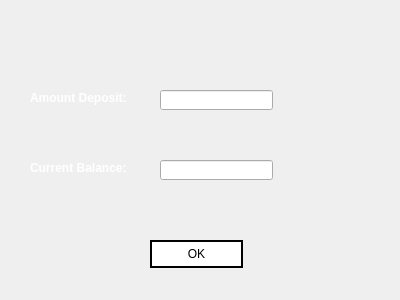
<?xml version="1.0" encoding="UTF-8"?>
<ui version="4.0">
 <class>Atm_Deposit_Receipt</class>
 <widget class="QWidget" name="Atm_Deposit_Receipt">
  <property name="geometry">
   <rect>
    <x>0</x>
    <y>0</y>
    <width>400</width>
    <height>300</height>
   </rect>
  </property>
  <property name="windowTitle">
   <string>DEPOSIT RECEIPT</string>
  </property>
  <property name="styleSheet">
   <string notr="true">QPushButton{
background: transparent;
background-color: white;
border: 2px solid black;
}

QPushButton:hover{
background-color: rgb(30, 30, 30);
color: white;
}

QPushButton:pressed
{
font: bold;
}

</string>
  </property>
  <widget class="QLabel" name="label">
   <property name="geometry">
    <rect>
     <x>30</x>
     <y>90</y>
     <width>191</width>
     <height>17</height>
    </rect>
   </property>
   <property name="text">
    <string>&lt;html&gt;&lt;head/&gt;&lt;body&gt;&lt;p&gt;&lt;span style=&quot; font-weight:600; color:#ffffff;&quot;&gt;Amount Deposit:&lt;/span&gt;&lt;/p&gt;&lt;/body&gt;&lt;/html&gt;</string>
   </property>
  </widget>
  <widget class="QLabel" name="label_2">
   <property name="geometry">
    <rect>
     <x>30</x>
     <y>160</y>
     <width>191</width>
     <height>17</height>
    </rect>
   </property>
   <property name="text">
    <string>&lt;html&gt;&lt;head/&gt;&lt;body&gt;&lt;p&gt;&lt;span style=&quot; font-weight:600; color:#ffffff;&quot;&gt;Current Balance:&lt;/span&gt;&lt;/p&gt;&lt;/body&gt;&lt;/html&gt;</string>
   </property>
  </widget>
  <widget class="QLineEdit" name="amnt">
   <property name="geometry">
    <rect>
     <x>160</x>
     <y>90</y>
     <width>113</width>
     <height>20</height>
    </rect>
   </property>
   <property name="readOnly">
    <bool>true</bool>
   </property>
  </widget>
  <widget class="QLineEdit" name="bal">
   <property name="geometry">
    <rect>
     <x>160</x>
     <y>160</y>
     <width>113</width>
     <height>20</height>
    </rect>
   </property>
   <property name="readOnly">
    <bool>true</bool>
   </property>
  </widget>
  <widget class="QPushButton" name="okay">
   <property name="geometry">
    <rect>
     <x>150</x>
     <y>240</y>
     <width>93</width>
     <height>28</height>
    </rect>
   </property>
   <property name="text">
    <string>OK</string>
   </property>
  </widget>
  <widget class="QLabel" name="label_3">
   <property name="geometry">
    <rect>
     <x>0</x>
     <y>-5</y>
     <width>401</width>
     <height>311</height>
    </rect>
   </property>
   <property name="styleSheet">
    <string notr="true">background-image: url(:/images/sbg1.png);</string>
   </property>
   <property name="text">
    <string/>
   </property>
  </widget>
  <zorder>label_3</zorder>
  <zorder>label</zorder>
  <zorder>label_2</zorder>
  <zorder>amnt</zorder>
  <zorder>bal</zorder>
  <zorder>okay</zorder>
 </widget>
 <resources>
  <include location="resource.qrc"/>
 </resources>
 <connections/>
</ui>
